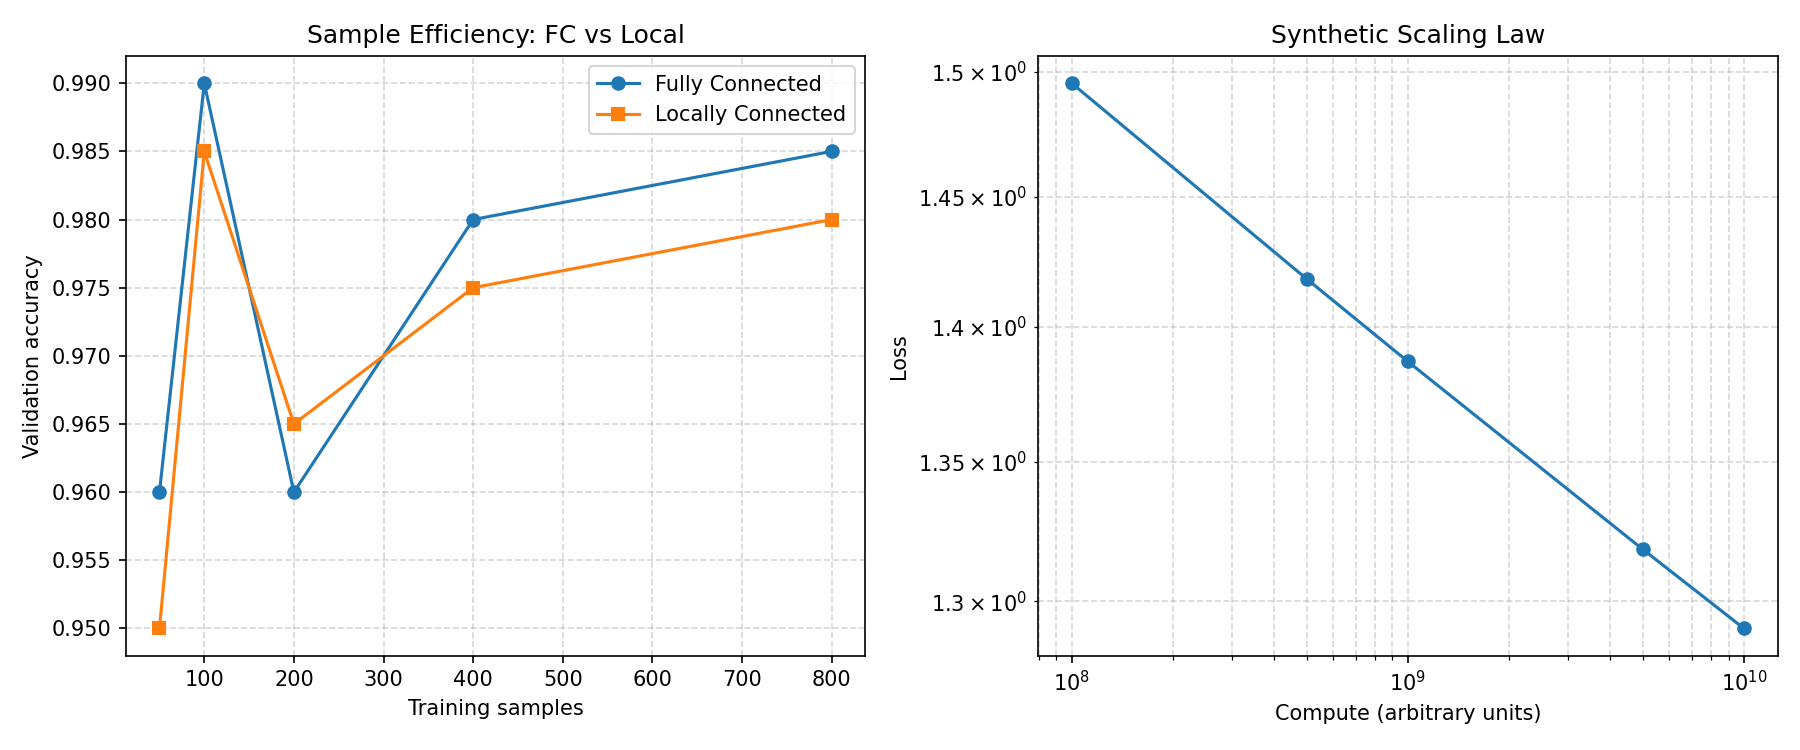

This figure's Python source:
"""
Phase 104: Architecture Search & Inductive Bias Design
NumPy demo comparing a "custom" architecture (locally connected layer)
vs fully connected on a structured task.
Show how inductive bias improves sample efficiency.
"""

import numpy as np
import matplotlib
matplotlib.use("Agg")
import matplotlib.pyplot as plt
import os

np.random.seed(104)


def generate_grid_data(n_samples, grid_size=8):
    """
    Generate synthetic spatial data: a target pattern (cross) on a grid.
    Label is 1 if cross is present, 0 otherwise.
    """
    X = np.random.randn(n_samples, grid_size * grid_size)
    y = np.zeros(n_samples)
    for i in range(n_samples):
        if np.random.rand() > 0.5:
            # Inject a cross pattern
            center = grid_size // 2
            idx = i
            X[idx].reshape(grid_size, grid_size)[center, :] += 3.0
            X[idx].reshape(grid_size, grid_size)[:, center] += 3.0
            y[idx] = 1.0
    return X, y


def fully_connected_forward(X, W, b):
    """Simple linear layer."""
    return X @ W + b


def locally_connected_forward(X, grid_size, W_local, b_local):
    """
    A locally connected layer: each spatial position has its own filter
    applied to a small neighborhood, preserving spatial structure.
    Here we use a simple 3x3 neighborhood sum as a proxy.
    """
    n_samples = X.shape[0]
    out = np.zeros((n_samples, grid_size * grid_size))
    for i in range(n_samples):
        img = X[i].reshape(grid_size, grid_size)
        # 3x3 local sum with zero padding
        padded = np.pad(img, 1, mode="constant")
        for r in range(grid_size):
            for c in range(grid_size):
                patch = padded[r:r+3, c:c+3]
                out[i, r * grid_size + c] = np.sum(patch * W_local) + b_local
    return out


def train_simple_model(X_train, y_train, X_val, y_val, hidden_dim=32, lr=0.01, epochs=200):
    """Train a tiny 2-layer MLP with NumPy."""
    n_features = X_train.shape[1]
    W1 = np.random.randn(n_features, hidden_dim) * 0.01
    b1 = np.zeros(hidden_dim)
    W2 = np.random.randn(hidden_dim, 1) * 0.01
    b2 = np.zeros(1)

    train_losses = []
    val_accs = []

    for _ in range(epochs):
        # Forward
        h = np.maximum(0, X_train @ W1 + b1)  # ReLU
        logits = h @ W2 + b2
        preds = 1 / (1 + np.exp(-logits))

        # Loss (binary cross-entropy)
        loss = -np.mean(y_train * np.log(preds + 1e-8) + (1 - y_train) * np.log(1 - preds + 1e-8))
        train_losses.append(loss)

        # Backward
        d_logits = preds.squeeze() - y_train
        dW2 = h.T @ d_logits.reshape(-1, 1) / len(y_train)
        db2 = np.mean(d_logits)
        dh = d_logits.reshape(-1, 1) @ W2.T
        dh[h <= 0] = 0
        dW1 = X_train.T @ dh / len(y_train)
        db1 = np.mean(dh, axis=0)

        # Update
        W1 -= lr * dW1
        b1 -= lr * db1
        W2 -= lr * dW2
        b2 -= lr * db2

        # Validation accuracy
        h_val = np.maximum(0, X_val @ W1 + b1)
        logits_val = h_val @ W2 + b2
        preds_val = (1 / (1 + np.exp(-logits_val))) > 0.5
        val_acc = np.mean(preds_val.squeeze() == y_val)
        val_accs.append(val_acc)

    return train_losses, val_accs


def simulate_architecture_search(output_dir="."):
    grid_size = 8
    n_train_list = [50, 100, 200, 400, 800]
    n_val = 200
    X_val, y_val = generate_grid_data(n_val, grid_size)

    fc_accs = []
    lc_accs = []

    for n_train in n_train_list:
        X_train, y_train = generate_grid_data(n_train, grid_size)

        # --- Fully Connected ---
        loss_fc, acc_fc = train_simple_model(X_train, y_train, X_val, y_val, epochs=300)
        fc_accs.append(acc_fc[-1])

        # --- Locally Connected preprocessing + FC ---
        W_local = np.ones((3, 3))
        b_local = 0.0
        X_train_lc = locally_connected_forward(X_train, grid_size, W_local, b_local)
        X_val_lc = locally_connected_forward(X_val, grid_size, W_local, b_local)
        loss_lc, acc_lc = train_simple_model(X_train_lc, y_train, X_val_lc, y_val, hidden_dim=32, epochs=300)
        lc_accs.append(acc_lc[-1])

    # Plot
    fig, axes = plt.subplots(1, 2, figsize=(12, 5))

    ax = axes[0]
    ax.plot(n_train_list, fc_accs, marker="o", label="Fully Connected")
    ax.plot(n_train_list, lc_accs, marker="s", label="Locally Connected")
    ax.set_title("Sample Efficiency: FC vs Local")
    ax.set_xlabel("Training samples")
    ax.set_ylabel("Validation accuracy")
    ax.legend()
    ax.grid(True, linestyle="--", alpha=0.5)

    # Simulate scaling law
    ax = axes[1]
    params = np.array([1e5, 5e5, 1e6, 5e6, 1e7])
    compute = params * 1e3
    loss = 2.5 * (compute ** -0.05) + 0.5  # synthetic power law
    ax.loglog(compute, loss, marker="o")
    ax.set_title("Synthetic Scaling Law")
    ax.set_xlabel("Compute (arbitrary units)")
    ax.set_ylabel("Loss")
    ax.grid(True, linestyle="--", alpha=0.5, which="both")

    plt.tight_layout()
    out_path = os.path.join(output_dir, "phase104_architecture_search.png")
    plt.savefig(out_path, dpi=150)
    plt.close()
    print(f"Saved plot to {out_path}")

    for n, fc, lc in zip(n_train_list, fc_accs, lc_accs):
        print(f"  n={n:4d}: FC={fc:.2%}, Local={lc:.2%}")


if __name__ == "__main__":
    script_dir = os.path.dirname(os.path.abspath(__file__))
    simulate_architecture_search(output_dir=script_dir)
